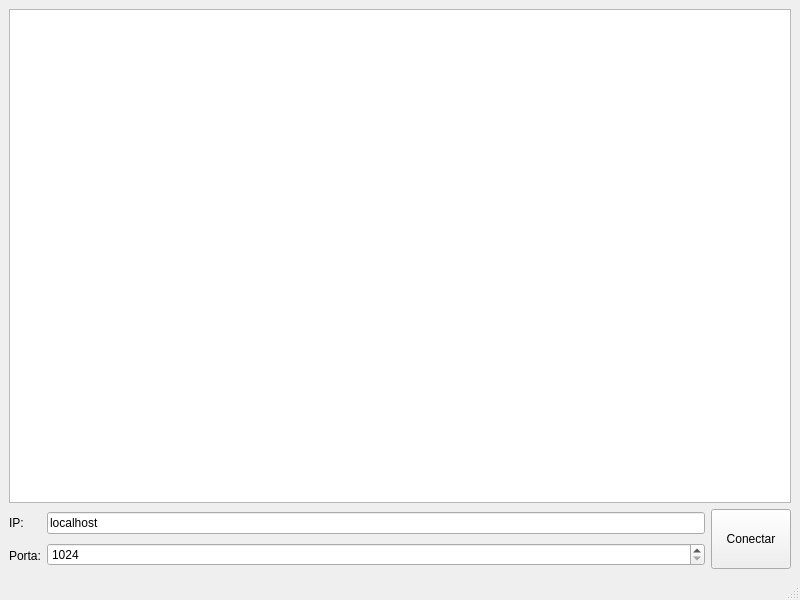
<?xml version="1.0" encoding="UTF-8"?>
<ui version="4.0">
 <class>Client</class>
 <widget class="QMainWindow" name="Client">
  <property name="geometry">
   <rect>
    <x>0</x>
    <y>0</y>
    <width>800</width>
    <height>600</height>
   </rect>
  </property>
  <property name="windowTitle">
   <string>MainWindow</string>
  </property>
  <widget class="QWidget" name="centralwidget">
   <layout class="QVBoxLayout" name="verticalLayout_4">
    <item>
     <layout class="QVBoxLayout" name="verticalLayout_3">
      <item>
       <widget class="QListWidget" name="listWidget"/>
      </item>
      <item>
       <layout class="QHBoxLayout" name="horizontalLayout">
        <item>
         <layout class="QVBoxLayout" name="verticalLayout">
          <item>
           <widget class="QLabel" name="label_2">
            <property name="text">
             <string>IP:</string>
            </property>
           </widget>
          </item>
          <item>
           <widget class="QLabel" name="label_3">
            <property name="text">
             <string>Porta:</string>
            </property>
           </widget>
          </item>
         </layout>
        </item>
        <item>
         <layout class="QVBoxLayout" name="verticalLayout_2">
          <item>
           <widget class="QLineEdit" name="lineEdit">
            <property name="text">
             <string>localhost</string>
            </property>
           </widget>
          </item>
          <item>
           <widget class="QSpinBox" name="spinBox">
            <property name="minimum">
             <number>1024</number>
            </property>
            <property name="maximum">
             <number>65535</number>
            </property>
           </widget>
          </item>
         </layout>
        </item>
        <item>
         <widget class="QPushButton" name="pushButton_3">
          <property name="minimumSize">
           <size>
            <width>60</width>
            <height>60</height>
           </size>
          </property>
          <property name="text">
           <string>Conectar</string>
          </property>
         </widget>
        </item>
       </layout>
      </item>
     </layout>
    </item>
   </layout>
  </widget>
  <widget class="QMenuBar" name="menubar">
   <property name="geometry">
    <rect>
     <x>0</x>
     <y>0</y>
     <width>800</width>
     <height>22</height>
    </rect>
   </property>
  </widget>
  <widget class="QStatusBar" name="statusbar"/>
 </widget>
 <resources/>
 <connections/>
</ui>
